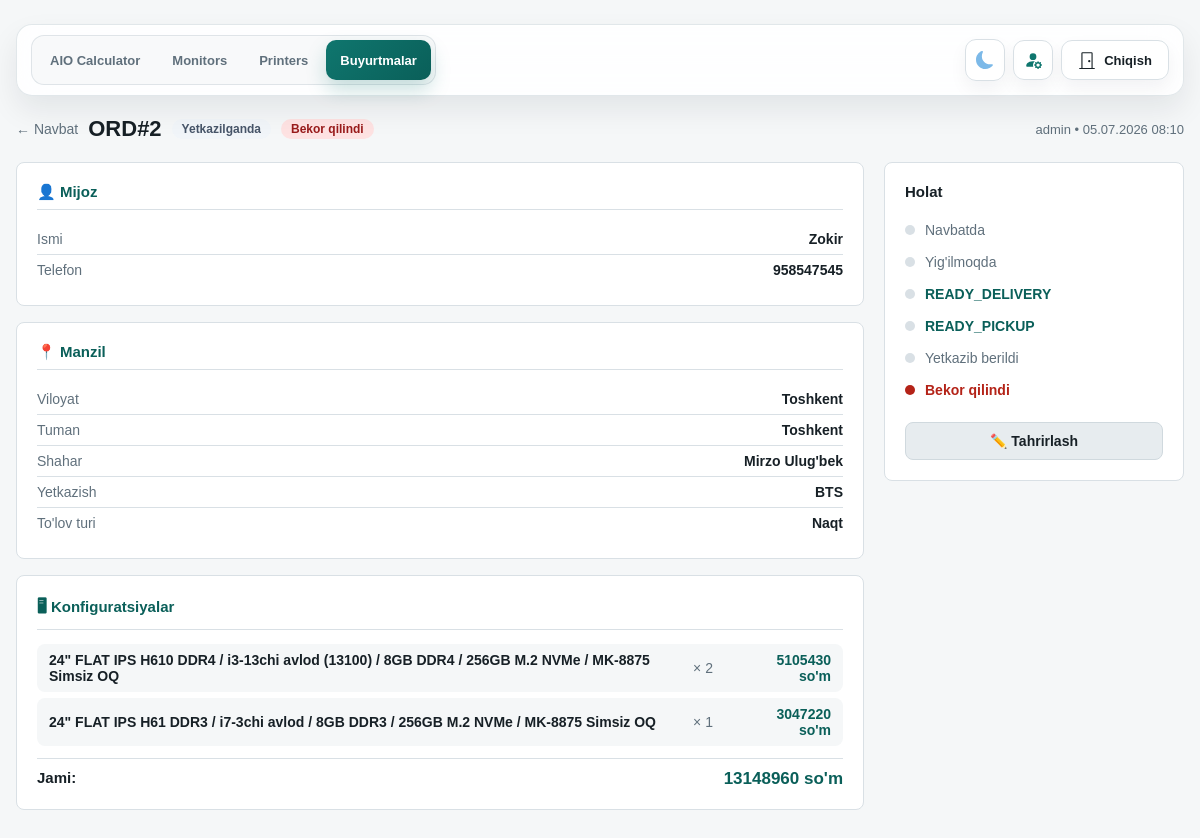
Page /orders/2/ (signed in) on the committed database.
### orders/models.py (models this page shows, shortened)
class Order(models.Model):
    class DeliveryType(models.TextChoices):
        BTS = "BTS", "BTS"
        UZPOST = "UZPOST", "UZPOST"
        PICKUP = "PICKUP", "Olib ketadi"
        DELIVERY = "DELIVERY", "Olib borish kerak"
    class PaymentType(models.TextChoices):
        CARD = "CARD", "Karta"
        CASH = "CASH", "Naqt"
        TRANSFER = "TRANSFER", "Pul ko'chirish"
        CASH_CARD = "CASH_CARD", "Naqt + Karta"
    class PaymentStatus(models.TextChoices):
        PAID = "PAID", "To'langan"
        ON_DELIVERY = "ON_DELIVERY", "Yetkazilganda"
        PARTIAL = "PARTIAL", "Qisman"
    class ProductionStatus(models.TextChoices):
        QUEUED = "QUEUED", "Yig'ish boshlansin"
        IN_PROGRESS = "IN_PROGRESS", "Yig'ish boshlandi"
        READY_DELIVERY = "READY_DELIVERY", "Yetkazib berishga tayyor"
        READY_PICKUP = "READY_PICKUP", "Olib ketishga tayyor"
        DELIVERED = "DELIVERED", "Yetkazildi"
        CANCELLED = "CANCELLED", "Bekor qilindi"
    order_number = models.CharField(
        max_length=24, unique=True, blank=True, null=True, verbose_name="Buyurtma raqami"
    )
    sold_by = models.ForeignKey(
        User, on_delete=models.PROTECT, related_name="orders", verbose_name="Sotuvchi"
    )
    customer_name = models.CharField(max_length=120, verbose_name="Mijoz ismi")
    customer_phone = models.CharField(max_length=30, verbose_name="Telefon raqami")
    region = models.CharField(max_length=80, verbose_name="Viloyat")
    district = models.CharField(max_length=80, verbose_name="Tuman")
    city = models.CharField(max_length=80, verbose_name="Shahar")
    landmark = models.CharField(max_length=200, blank=True, verbose_name="Mo'ljal")
    delivery_type = models.CharField(
        max_length=20, choices=DeliveryType.choices, verbose_name="Yetkazish turi"
    )
    payment_type = models.CharField(
        max_length=20, choices=PaymentType.choices, verbose_name="To'lov turi"
    )
    payment_status = models.CharField(
        max_length=20,
        choices=PaymentStatus.choices,
        default=PaymentStatus.ON_DELIVERY,
        verbose_name="To'lov holati",
    )
    production_status = models.CharField(
        max_length=20,
        choices=ProductionStatus.choices,
        default=ProductionStatus.QUEUED,
        verbose_name="Ishlab chiqarish holati",
    )
    total_price_usd = models.DecimalField(
        max_digits=12, decimal_places=2, default=0, verbose_name="Jami (USD)"
    )
    total_price_uzs = models.DecimalField(
        max_digits=16, decimal_places=0, default=0, verbose_name="Jami (so'm)"
    )
    notes = models.TextField(blank=True, verbose_name="Izoh")
    created_at = models.DateTimeField(auto_now_add=True)
    updated_at = models.DateTimeField(auto_now=True)
    delivered_at = models.DateTimeField(null=True, blank=True, verbose_name="Yetkazib berilgan vaqt")
    class Meta:
        ordering = ["-created_at"]
        verbose_name = "Buyurtma"
        verbose_name_plural = "Buyurtmalar"

class OrderItem(models.Model):
    order = models.ForeignKey(Order, on_delete=models.CASCADE, related_name="items")
    build_quote = models.ForeignKey(
        "calculator.BuildQuote",
        on_delete=models.SET_NULL,
        null=True,
        blank=True,
        related_name="order_items",
        verbose_name="Kalkulyator konfiguratsiyasi",
    )
    config_label = models.CharField(max_length=255, verbose_name="Konfiguratsiya")
    quantity = models.PositiveIntegerField(default=1, verbose_name="Soni")
    unit_price_usd = models.DecimalField(
        max_digits=12, decimal_places=2, default=0, verbose_name="Dona narxi (USD)"
    )
    class Meta:
        verbose_name = "Buyurtma elementi"
        verbose_name_plural = "Buyurtma elementlari"

### orders/views.py (the view, shortened to what this page needs)
# urls.py: path("<int:pk>/", views.order_detail, name="detail"),
@login_required
def order_detail(request, pk):
    from calculator.models import CalculatorSettings
    try:
        settings = CalculatorSettings.objects.first()
        usd_rate = int(settings.usd_rate) if settings and settings.usd_rate else 12850
    except:
        usd_rate = 12850
    order = get_object_or_404(
        _orders_for_user(request.user).prefetch_related("items").select_related("sold_by"),
        pk=pk,
    )
    if request.method == "GET" and request.GET.get("edit") == "1":
        return render(request, "orders/order_form.html", _form_context(order, {}))
    return render(request, "orders/order_detail.html", {
        "active_nav": "orders",
        "order": order,
        "usd_rate": usd_rate,
        "status_flow": STATUS_FLOW,
        "delivery_choices": Order.DeliveryType.choices,
        "payment_type_choices": Order.PaymentType.choices,
        "payment_status_choices": Order.PaymentStatus.choices,
        "production_status_choices": Order.ProductionStatus.choices,
    })

### orders/templatetags/order_tags.py (called while the page is built)
@register.filter
def status_badge(value):
    return STATUS_BADGE.get(value, "")

@register.filter
def payment_badge(value):
    return PAYMENT_BADGE.get(value, "")

@register.filter
def next_status(value):
    try:
        idx = STATUS_FLOW.index(value)
        return STATUS_FLOW[idx + 1] if idx + 1 < len(STATUS_FLOW) else None
    except (ValueError, IndexError):
        return None

@register.filter
def status_label(value):
    return STATUS_LABELS.get(value, value)

### orders/views.py (called while the page is built)
def _orders_for_user(user):
    qs = Order.objects.all()
    if user.is_superuser:
        return qs
    return qs.filter(sold_by=user)

### orders/templates/orders/order_detail.html (shortened to what this page needs)
{% extends "base.html" %}
{% load order_tags %}
{% block content %}
<div style="margin-top:20px;">
  <div style="display:flex;align-items:center;flex-wrap:wrap;gap:10px;margin-bottom:16px;">
    <a href="{% url 'orders:list' %}" style="color:var(--muted);text-decoration:none;font-size:14px;">← Navbat</a>
    <h2 style="margin:0;font-size:22px;">{{ order.order_number }}</h2>
    <span class="badge {{ order.payment_status|payment_badge }}">{{ order.get_payment_status_display }}</span>
    <span class="badge {{ order.production_status|status_badge }}">{{ order.get_production_status_display }}</span>
    <span style="font-size:13px;color:var(--muted);margin-left:auto;">
      {{ order.sold_by.get_full_name|default:order.sold_by.username }} •
      {{ order.created_at|date:"d.m.Y H:i" }}
    </span>
  </div>
  <div class="detail-layout">
    <div>
      <div class="panel detail-section">
        <h3>👤 Mijoz</h3>
        <div class="detail-row"><span>Ismi</span><strong>{{ order.customer_name }}</strong></div>
        <div class="detail-row"><span>Telefon</span><strong>{{ order.customer_phone }}</strong></div>
      </div>
      <div class="panel detail-section">
        <h3>📍 Manzil</h3>
        <div class="detail-row"><span>Viloyat</span><strong>{{ order.region }}</strong></div>
        <div class="detail-row"><span>Tuman</span><strong>{{ order.district }}</strong></div>
        <div class="detail-row"><span>Shahar</span><strong>{{ order.city }}</strong></div>
        <div class="detail-row"><span>Yetkazish</span><strong>{{ order.get_delivery_type_display }}</strong></div>
        <div class="detail-row"><span>To'lov turi</span><strong>{{ order.get_payment_type_display }}</strong></div>
      </div>
      <div class="panel detail-section">
        <h3>🖥 Konfiguratsiyalar</h3>
        {% for item in order.items.all %}
          <div class="config-item">
            <span class="label">{{ item.config_label }}</span>
            <span class="qty">× {{ item.quantity }}</span>
            <span class="price">{% widthratio item.unit_price_usd 1 usd_rate %} so'm</span>
          </div>
        {% endfor %}
        <div style="display:flex;justify-content:space-between;margin-top:12px;padding-top:10px;border-top:1px solid var(--line);">
          <strong style="font-size:15px;">Jami:</strong>
          <div style="text-align:right;">
            <div style="font-weight:800;font-size:17px;color:var(--accent-dark)">{{ order.total_price_uzs|floatformat:0 }} so'm</div>
          </div>
        </div>
      </div>
    </div>
    <aside>
      <div class="panel status-sidebar">
        <h3>Holat</h3>
        {% for s in status_flow %}
          <div class="status-step
            {% if order.production_status == s %}current
            {% elif order.production_status|status_badge > s|status_badge %}done
            {% endif %}">
            <div class="status-dot
              ">
            </div>
            {{ s|status_label }}
          </div>
        {% endfor %}
        {% if order.production_status == 'CANCELLED' %}
          <div class="status-step" style="color:var(--danger);font-weight:700;">
            <div class="status-dot" style="background:var(--danger);"></div>
            Bekor qilindi
          </div>
        {% endif %}
        <div class="action-btns">
          <a href="{% url 'orders:detail' order.pk %}?edit=1" class="action-btn secondary"
             onclick="event.preventDefault(); document.getElementById('edit-modal').style.display='flex'">
            ✏️ Tahrirlash
          </a>
        </div>
      </div>
    </aside>
  </div>
</div>
{% endblock %}

### rows in the picture
Order: order_number "ORD#2", payment_status "Yetkazilganda", production_status "Bekor qilindi", sold_by.get_full_name "admin", created_at "05.07.2026 08:10", customer_name "Zokir", customer_phone "958547545", region "Toshkent", district "Toshkent", city "Mirzo Ulug'bek", delivery_type "BTS", payment_type "Naqt", total_price_uzs "13148960"
OrderItem: config_label "24\" FLAT IPS H610 DDR4 / i3-13chi avlod (13100) / 8GB DDR4 / 256GB M.2 NVMe / MK-8875 Simsiz OQ", quantity "2", unit_price_usd "5105430"
OrderItem: config_label "24\" FLAT IPS H61 DDR3 / i7-3chi avlod / 8GB DDR3 / 256GB M.2 NVMe / MK-8875 Simsiz OQ", quantity "1", unit_price_usd "3047220"

### other values in the picture
{{ s|status_label }} "Navbatda" "Yig'ilmoqda" "READY_DELIVERY" "READY_PICKUP" "Yetkazib berildi"
